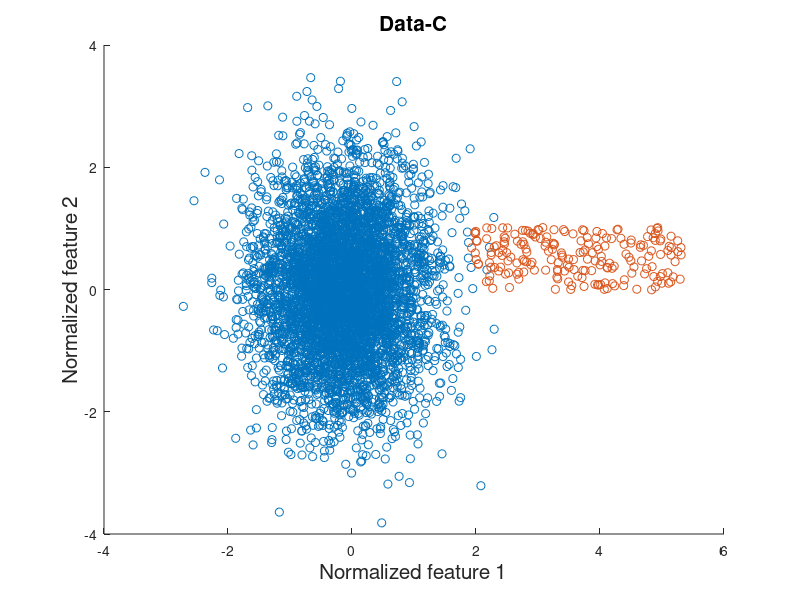

Here is the MATLAB script that generated this plot: (Note: this script raises an error after producing the figure.)
clear
clc
rng(0)
replicate=5000;
%% load data
num_class=2;
num_feature=2;
load('./data-C/Data-C.mat')
true_idx=data(:,end);
X=data(:,1:num_feature);
num_instance=size(X,1);
% normalization
for p=1:num_feature
    X(:,p)=X(:,p)-mean(X(:,p));
    X(:,p)=X(:,p)/std(X(:,p));
end
% reference scatter diagram
figure;
gscatter(X(:,1), X(:,2), true_idx);
title('Data-C','FontSize',15)
xlabel('Normalized feature 1','FontSize',15)
ylabel('Normalized feature 2','FontSize',15)
legend off
saveas(gcf,'./data-C/ground_truth.jpg');
hold off;
% cv0
label=unique(true_idx);
for k=1:num_class
    Ns(k)=sum(true_idx==label(k));
end
cv0=std(Ns)/mean(Ns);
%
alpha=1;
output='./data-C';
is_plot=1;
is_saveplot=1;
eval_clustering(X,num_class,true_idx,replicate,alpha,output,is_plot,is_saveplot);